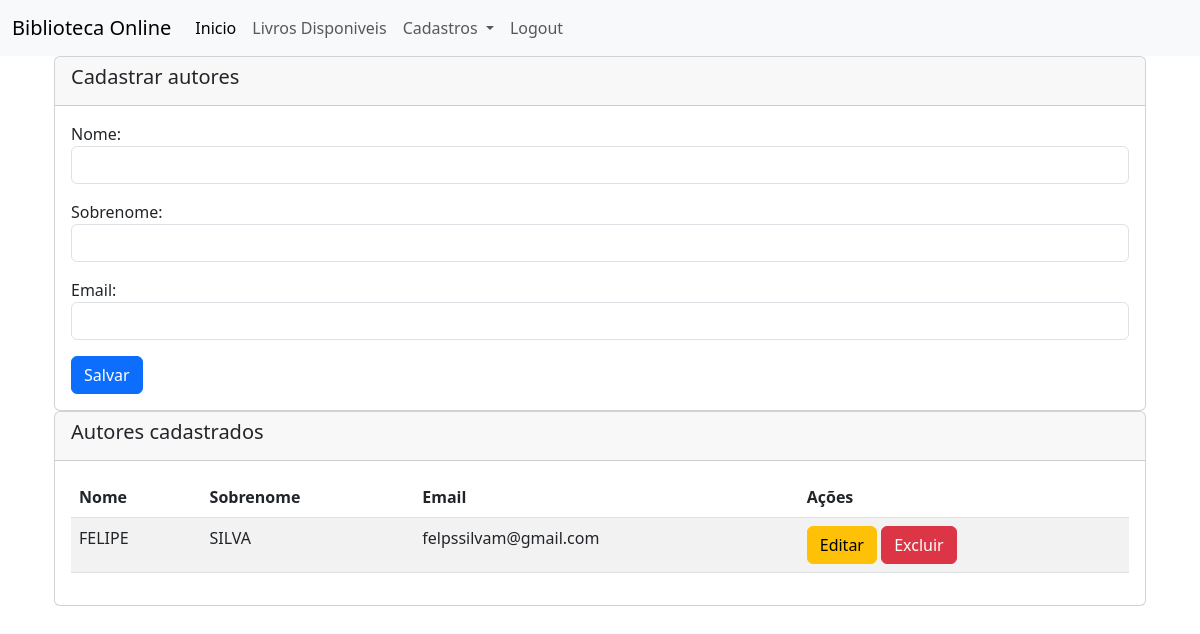
Page /autores (signed in) on the committed database.
### Biblioteca/models.py (models this page shows, shortened)
class Autor(models.Model):
    nome = models.CharField(max_length=100)
    sobrenome = models.CharField(max_length=100)
    email = models.EmailField()

### Biblioteca/views.py (the view)
# urls.py: path('autores', views.autores, name='autores'),
@login_required(login_url='/login/')
def autores(request):
    autor = None  # Nenhum autor selecionado por padrão
    autores = Autor.objects.all()
    form = AutorForm(instance=autor) if autor else AutorForm()
    content = {'autores': autores, 'form': form, 'autor': autor}
    return render(request, 'form_autores.html', content)

### Biblioteca/forms.py
class AutorForm(forms.ModelForm):
    class Meta:
        model = Autor
        fields = ['nome',
                  'sobrenome',
                  'email']
        labels = {'nome': 'Nome',
                  'sobrenome': 'Sobrenome',
                  'email': 'Email'}
        widgets= {'nome': forms.TextInput(attrs={'class': 'form-control'}),
                  'sobrenome': forms.TextInput(attrs={'class': 'form-control'}),
                  'email': forms.EmailInput(attrs={'class': 'form-control'})}

### Biblioteca/templates/form_autores.html (shortened to what this page needs)
{% extends "base.html" %}
{% block content %}
<div class="container-sm">
    <div class="card">
        <div class="card-header">
            <h5 class="card-title">Cadastrar autores</h5>
        </div>
        <div class="card-body">
            <form method="POST" action="{% if autor %}{% url 'editar_autor' autor.id %}{% else %}{% url 'novo_autor' %}{% endif %}">
                <div class="mb-3">
                    {{ form.nome.label_tag }}
                    {{ form.nome }}
                </div>
                <div class="mb-3">
                    {{ form.sobrenome.label_tag }}
                    {{ form.sobrenome }}
                </div>
                <div class="mb-3">
                    {{ form.email.label_tag }}
                    {{ form.email }}
                </div>
                <button type="submit" class="btn btn-primary">Salvar</button>
            </form>
        </div>
    </div>
    <div class="card">
        <div class="card-header">
            <h5 class="card-title">Autores cadastrados</h5>
        </div>
        <div class="card-body">
            <table class="table table-striped">
                <thead>
                    <tr>
                        <th>Nome</th>
                        <th>Sobrenome</th>
                        <th>Email</th>
                        <th>Ações</th>
                    </tr>
                </thead>
                <tbody>
                    {% for autor in autores %}
                    <tr>
                        <td>{{ autor.nome }}</td>
                        <td>{{ autor.sobrenome }}</td>
                        <td>{{ autor.email }}</td>
                        <td>
                            <a href="{% url 'editar_autor' autor.id %}" class="btn btn-warning">Editar</a>
                            <a href="javascript:void(0);" onclick="excluirAutor('{{ autor.id }}', '{% url 'delete_autor' autor.id %}')" class="btn btn-danger">Excluir</a>
                        </td>
                    </tr>
                    {% endfor %}
                </tbody>
            </table>
        </div>
    </div>
</div>
{% endblock %}

### rows in the picture
Autor: nome "FELIPE", sobrenome "SILVA", email "felpssilvam@gmail.com"
